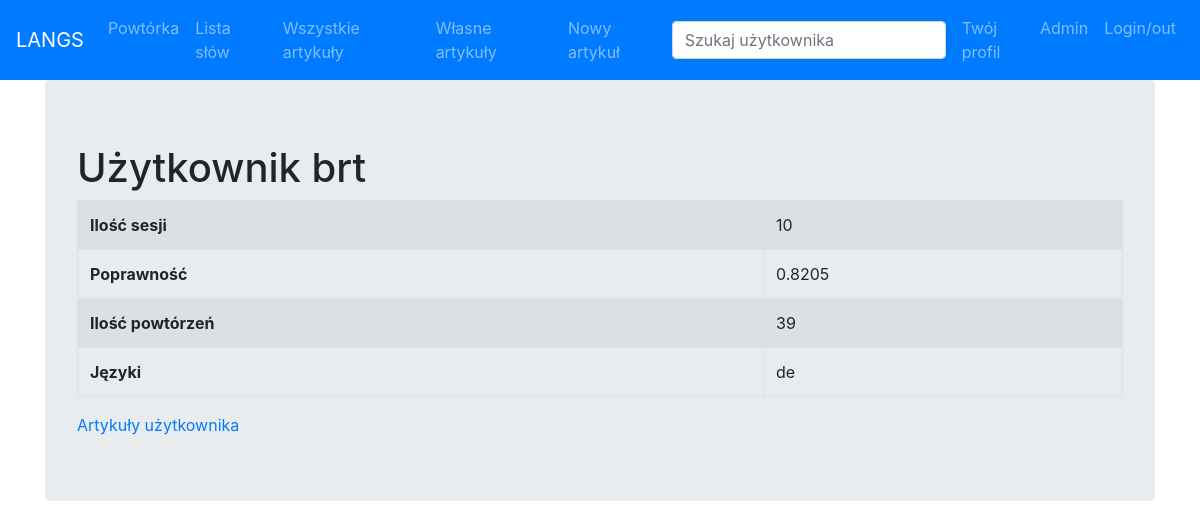
Page /profile/3 (signed in) on the committed database.
### learn/models.py (models this page shows)
class Statistics(models.Model):
    user = models.ForeignKey(User, on_delete=models.CASCADE)
    srs_sessions = models.PositiveIntegerField(default=0)
    wrong_guesses = models.PositiveIntegerField(default=0)
    total_reviews = models.PositiveIntegerField(default=0)
    @property
    def correctness(self):
        if self.total_reviews == 0:
            return "N/A"
        return round(1.0-(self.wrong_guesses/self.total_reviews),4)

class Word(models.Model):
    literal = models.CharField(max_length=128)
    translated = models.CharField(max_length=512)
    language = models.CharField(max_length=8)

### learn/views.py (the view)
# urls.py: path('profile/<int:user_id>', views.profile),
@login_required(redirect_field_name=None)
def profile(request, user_id):
    template = loader.get_template('profile.html')
    user = User.objects.get(id=user_id)
    langs = list(set( [ wp.word.language for wp in WordProgress.objects.filter(user=user)] ))
    context = {
        'profile' : user,
        'stats' : Statistics.objects.get(user=user),
        'languages' : ', '.join(langs),
    }
    return HttpResponse(template.render(context, request))

### learn/templates/profile.html
{% extends "main_frame.html" %}
{% block contents %}
<h1>Użytkownik {{ profile.username }}</h1>
<table class="table table-bordered table-striped">
  <tbody>
    <tr>
      <th>Ilość sesji</th>
      <td>{{ stats.srs_sessions }}</th>
    </tr>
    <tr>
      <th>Poprawność</th>
      <td>{{ stats.correctness }}</th>
    </tr>
    <tr>
      <th>Ilość powtórzeń</th>
      <td>{{ stats.total_reviews }}</th>
    </tr>
    <tr>
      <th>Języki</th>
      <td>{{ languages }}</th>
    </tr>
  </tbody>
</table>
<a href="/article_list?type=id&id={{ profile.id }}">Artykuły użytkownika</a>
{% endblock %}

### rows in the picture
Statistics: srs_sessions "10", correctness "0.8205", total_reviews "39"
Word: language "de"

### other values in the picture
{{ profile.username }} "brt"
